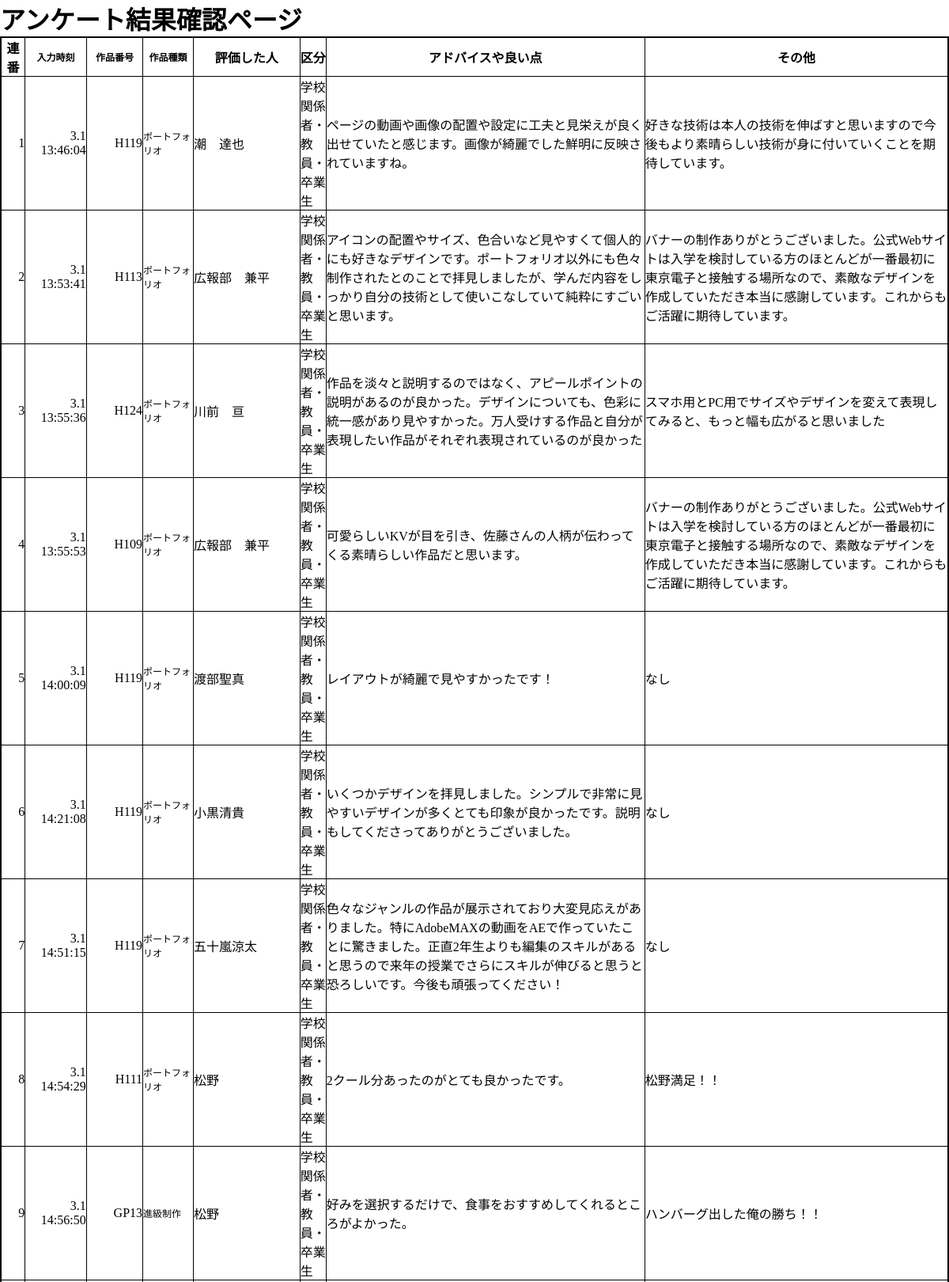
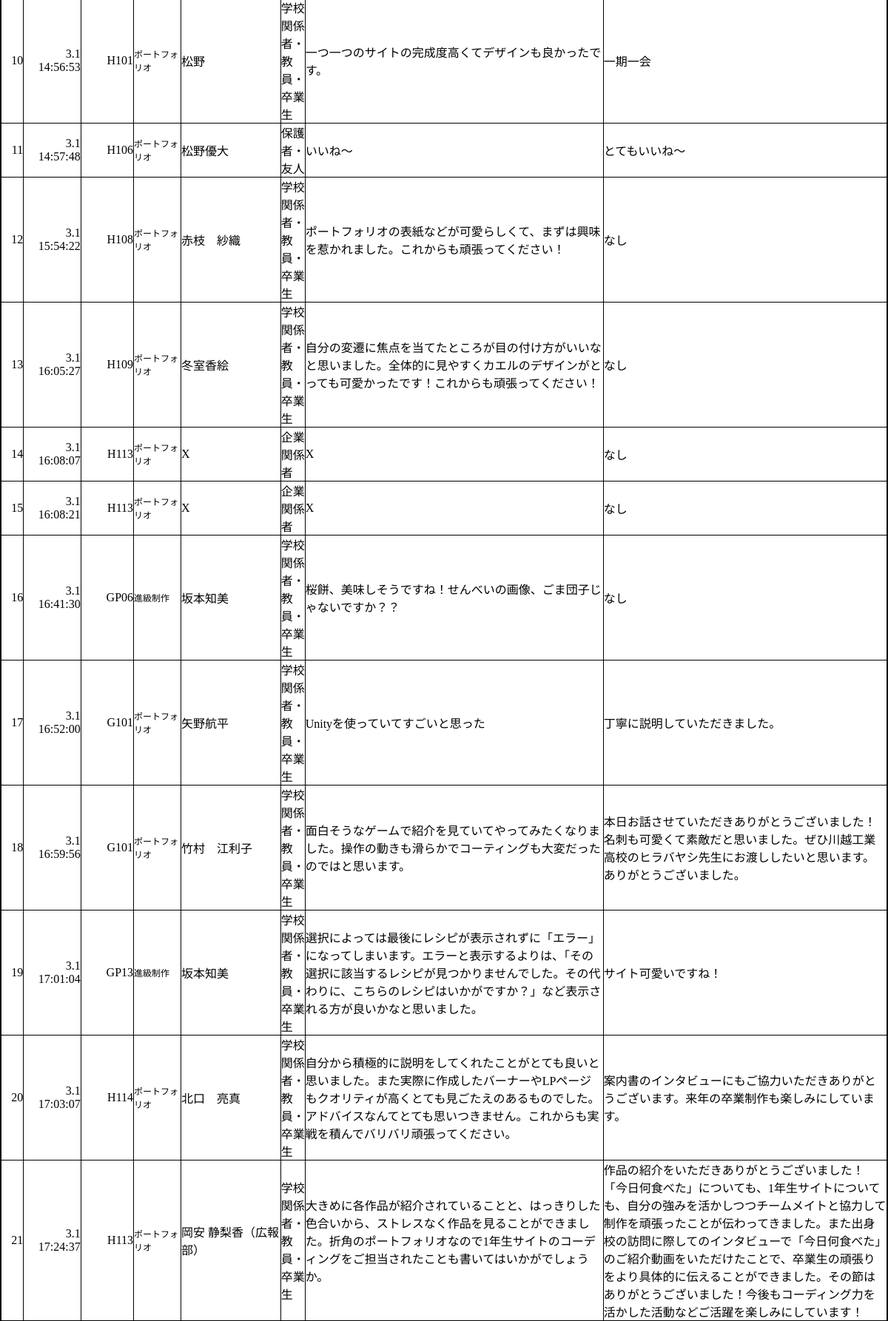
The app's page /admin/index.php (upper part) with its own data (2 pictures, top to bottom).
### tables this page shows
CREATE TABLE form( id integer primary key, workid text, workgenre text, username text, selects text, advice text, other text, date text);

### admin/index.php (the view, shortened to what this page needs)
<!DOCTYPE html>
<html lang="ja">
<head>
</head>
<body>
    <h1>アンケート結果確認ページ</h1>
    <table>
        <tr>
            <th class="number">連番</th>
            <th class="time">入力時刻</th>
            <th class="workid">作品番号</th>
            <th class="workgenre">作品種類</th>
            <th class="person">評価した人</th>
            <th>区分</th>
            <th class="long">アドバイスや良い点</th>
            <th class="long">その他</th>
        </tr>
    <?php
    $db = new SQLite3('../db/form.db');
    $query = "SELECT * FROM form";
    $result = $db->query($query);
    ?>
    <?php
    while ($row = $result->fetchArray(SQLITE3_ASSOC)) {
        echo '<tr>';
        echo '<td class="right">' . $row['id'] . '</td>';
        echo '<td class="right">' . $row['date'] . '</td>';
        echo '<td class="right">' . $row['workid'] . '</td>';
        echo '<td class="workgenre">' . $row['workgenre'] . '</td>';
        echo '<td>' . $row['username'] . '</td>';
        echo '<td>' . $row['selects'] . '</td>';
        echo '<td>' . $row['advice'] . '</td>';
        echo '<td>' . $row['other'] . '</td>';
        echo '</tr>';
    }
    echo '</table>';
    ?>
</body>
</html>
</body>
</html>

### admin/index.php (style rules this page uses)
* { margin: 0; padding: 0; }
table { border: solid 2px rgb(0, 0, 0); border-collapse: collapse; width: 100%; }
tr { width: 300px; border: 1px solid #000; }
th,td { border: 1px solid #000; }
.number { width: 35px; padding: 0; }
.time, .workid, .workgenre { width: 85px; font-size: 12px; }
.person { width: 150px; }
.long { width: 520px; }
.right { text-align: right; }

### records on screen
form: id "1", date "3.1 13:46:04", workid "H119", workgenre "ポートフォリオ", username "潮 達也", selects "学校関係者・教員・卒業生", advice "ページの動画や画像の配置や設定に工夫と見栄えが良く出せていたと感じます。画像が綺麗でした鮮明に反映されていますね。", other "好きな技術は本人の技術を伸ばすと思いますので今後もより素晴らしい技術が身に付いていくことを期待しています。"
form: id "2", date "3.1 13:53:41", workid "H113", workgenre "ポートフォリオ", username "広報部 兼平", selects "学校関係者・教員・卒業生", advice "アイコンの配置やサイズ、色合いなど見やすくて個人的にも好きなデザインです。ポートフォリオ以外にも色々制作されたとのことで拝見しましたが、学んだ内容をしっかり自分の技術として使いこなしていて純粋にすごいと思います。", other "バナーの制作ありがとうございました。公式Webサイトは入学を検討している方のほとんどが一番最初に東京電子と接触する場所なので、素敵なデザインを作成していただき本当に感謝しています。これからもご活躍に期待しています。"
form: id "3", date "3.1 13:55:36", workid "H124", workgenre "ポートフォリオ", username "川前 亘", selects "学校関係者・教員・卒業生", advice "作品を淡々と説明するのではなく、アピールポイントの説明があるのが良かった。デザインについても、色彩に統一感があり見やすかった。万人受けする作品と自分が表現したい作品がそれぞれ表現されているのが良かった", other "スマホ用とPC用でサイズやデザインを変えて表現してみると、もっと幅も広がると思いました"
form: id "4", date "3.1 13:55:53", workid "H109", workgenre "ポートフォリオ", username "広報部 兼平", selects "学校関係者・教員・卒業生", advice "可愛らしいKVが目を引き、佐藤さんの人柄が伝わってくる素晴らしい作品だと思います。", other "バナーの制作ありがとうございました。公式Webサイトは入学を検討している方のほとんどが一番最初に東京電子と接触する場所なので、素敵なデザインを作成していただき本当に感謝しています。これからもご活躍に期待しています。"
form: id "5", date "3.1 14:00:09", workid "H119", workgenre "ポートフォリオ", username "渡部聖真", selects "学校関係者・教員・卒業生", advice "レイアウトが綺麗で見やすかったです！", other "なし"
form: id "6", date "3.1 14:21:08", workid "H119", workgenre "ポートフォリオ", username "小黒清貴", selects "学校関係者・教員・卒業生", advice "いくつかデザインを拝見しました。シンプルで非常に見やすいデザインが多くとても印象が良かったです。説明もしてくださってありがとうございました。", other "なし"
form: id "7", date "3.1 14:51:15", workid "H119", workgenre "ポートフォリオ", username "五十嵐涼太", selects "学校関係者・教員・卒業生", advice "色々なジャンルの作品が展示されており大変見応えがありました。特にAdobeMAXの動画をAEで作っていたことに驚きました。正直2年生よりも編集のスキルがあると思うので来年の授業でさらにスキルが伸びると思うと恐ろしいです。今後も頑張ってください！", other "なし"
form: id "8", date "3.1 14:54:29", workid "H111", workgenre "ポートフォリオ", username "松野", selects "学校関係者・教員・卒業生", advice "2クール分あったのがとても良かったです。", other "松野満足！！"
form: id "9", date "3.1 14:56:50", workid "GP13", workgenre "進級制作", username "松野", selects "学校関係者・教員・卒業生", advice "好みを選択するだけで、食事をおすすめしてくれるところがよかった。", other "ハンバーグ出した俺の勝ち！！"
form: id "10", date "3.1 14:56:53", workid "H101", workgenre "ポートフォリオ", username "松野", selects "学校関係者・教員・卒業生", advice "一つ一つのサイトの完成度高くてデザインも良かったです。", other "一期一会"
form: id "11", date "3.1 14:57:48", workid "H106", workgenre "ポートフォリオ", username "松野優大", selects "保護者・友人", advice "いいね〜", other "とてもいいね〜"
form: id "12", date "3.1 15:54:22", workid "H108", workgenre "ポートフォリオ", username "赤枝 紗織", selects "学校関係者・教員・卒業生", advice "ポートフォリオの表紙などが可愛らしくて、まずは興味を惹かれました。これからも頑張ってください！", other "なし"
form: id "13", date "3.1 16:05:27", workid "H109", workgenre "ポートフォリオ", username "冬室香絵", selects "学校関係者・教員・卒業生", advice "自分の変遷に焦点を当てたところが目の付け方がいいなと思いました。全体的に見やすくカエルのデザインがとっても可愛かったです！これからも頑張ってください！", other "なし"
form: id "14", date "3.1 16:08:07", workid "H113", workgenre "ポートフォリオ", username "X", selects "企業関係者", advice "X", other "なし"
form: id "15", date "3.1 16:08:21", workid "H113", workgenre "ポートフォリオ", username "X", selects "企業関係者", advice "X", other "なし"
form: id "16", date "3.1 16:41:30", workid "GP06", workgenre "進級制作", username "坂本知美", selects "学校関係者・教員・卒業生", advice "桜餅、美味しそうですね！せんべいの画像、ごま団子じゃないですか？？", other "なし"
form: id "17", date "3.1 16:52:00", workid "G101", workgenre "ポートフォリオ", username "矢野航平", selects "学校関係者・教員・卒業生", advice "Unityを使っていてすごいと思った", other "丁寧に説明していただきました。"
form: id "18", date "3.1 16:59:56", workid "G101", workgenre "ポートフォリオ", username "竹村 江利子", selects "学校関係者・教員・卒業生", advice "面白そうなゲームで紹介を見ていてやってみたくなりました。操作の動きも滑らかでコーティングも大変だったのではと思います。", other "本日お話させていただきありがとうございました！名刺も可愛くて素敵だと思いました。ぜひ川越工業高校のヒラバヤシ先生にお渡ししたいと思います。ありがとうございました。"
form: id "19", date "3.1 17:01:04", workid "GP13", workgenre "進級制作", username "坂本知美", selects "学校関係者・教員・卒業生", advice "選択によっては最後にレシピが表示されずに「エラー」になってしまいます。エラーと表示するよりは、「その選択に該当するレシピが見つかりませんでした。その代わりに、こちらのレシピはいかがですか？」など表示される方が良いかなと思いました。", other "サイト可愛いですね！"
form: id "20", date "3.1 17:03:07", workid "H114", workgenre "ポートフォリオ", username "北口 亮真", selects "学校関係者・教員・卒業生", advice "自分から積極的に説明をしてくれたことがとても良いと思いました。また実際に作成したバーナーやLPページもクオリティが高くとても見ごたえのあるものでした。アドバイスなんてとても思いつきません。これからも実戦を積んでバリバリ頑張ってください。", other "案内書のインタビューにもご協力いただきありがとうございます。来年の卒業制作も楽しみにしています。"
form: id "21", date "3.1 17:24:37", workid "H113", workgenre "ポートフォリオ", username "岡安 静梨香（広報部）", selects "学校関係者・教員・卒業生", advice "大きめに各作品が紹介されていることと、はっきりした色合いから、ストレスなく作品を見ることができました。折角のポートフォリオなので1年生サイトのコーディングをご担当されたことも書いてはいかがでしょうか。", other "作品の紹介をいただきありがとうございました！「今日何食べた」についても、1年生サイトについても、自分の強みを活かしつつチームメイトと協力して制作を頑張ったことが伝わってきました。また出身校の訪問に際してのインタビューで「今日何食べた」のご紹介動画をいただけたことで、卒業生の頑張りをより具体的に伝えることができました。その節はありがとうございました！今後もコーディング力を活かした活動などご活躍を楽しみにしています！"
